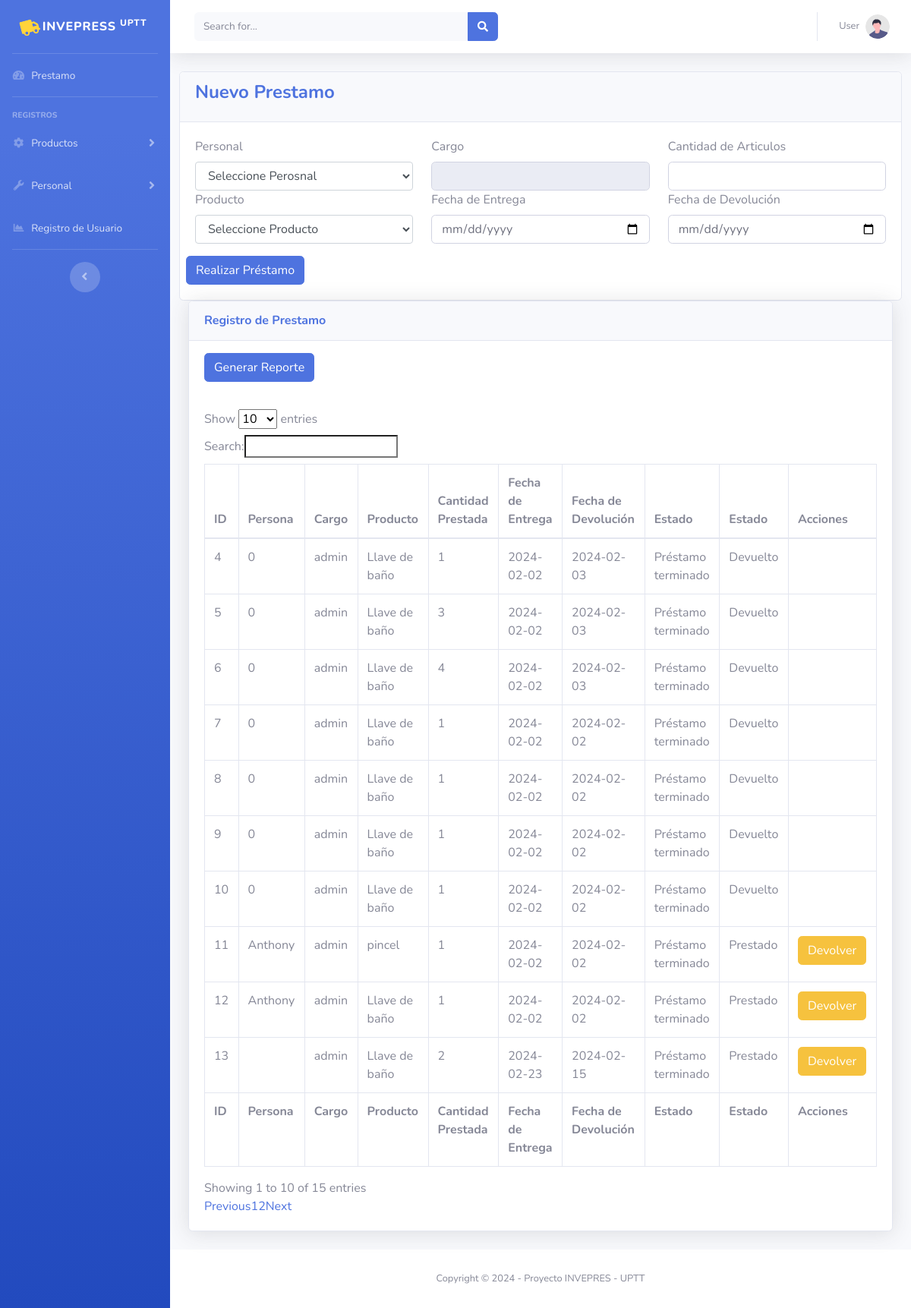
Screenshot of /prestamo/prestamop.php (signed in) with the database file from the repository.
### tables this page shows
CREATE TABLE `prestamos` (
  `id` int(11) NOT NULL,
  `persona_nombre` varchar(255) NOT NULL,
  `producto_id` int(11) NOT NULL,
  `cantidad_prestada` int(11) NOT NULL,
  `fecha_entrega` date NOT NULL,
  `fecha_devolucion` date DEFAULT NULL,
  `estado` varchar(10) DEFAULT 'Prestado',
  `persona_id` int(11) DEFAULT NULL,
  `persona_cargo` varchar(50) DEFAULT NULL
);

CREATE TABLE `personal` (
  `id` int(11) NOT NULL,
  `nombre` varchar(50) NOT NULL,
  `apellido` varchar(50) NOT NULL,
  `cedula` varchar(15) NOT NULL,
  `cargo` varchar(50) NOT NULL,
  `departamento` varchar(50) NOT NULL,
  `telefono` varchar(15) DEFAULT NULL,
  `direccion_hogar` varchar(255) DEFAULT NULL
);

CREATE TABLE `productos` (
  `id` int(11) NOT NULL,
  `nombre` varchar(255) NOT NULL,
  `cantidad` int(11) NOT NULL,
  `cantidad_disponible` int(11) NOT NULL,
  `categoria_id` int(11) DEFAULT NULL,
  `ubicacion_id` int(11) DEFAULT NULL,
  `marca_id` int(11) DEFAULT NULL
);

### Prestamo/prestamoP.php (the view, shortened to what this page needs)
<?php
include '../db.php';
?>
    <div class="col-xl-12 col-lg-12">
               <div class="card">
               <div class="card-header d-flex justify-content-between">
                     <div class="m-0 font-weight-bold text-primary">
                        <h4 class="card-title"><b>Nuevo Prestamo</b></h4>
                     </div>
                  </div>
                  <div class="card-body">
                     <div class="new-user-info">
<form class="row g-3" action="prestar.php" method="post" onsubmit="return confirm('¿Estás seguro de realizar el préstamo? Este registro no podra ser eliminado o modificado?');">
<div class="col-md-4">
                    <label for="validationServer04" class="form-label">Personal</label>
                    <select class="styled-select" name="persona_id" id="persona_id" required>
    <option value="" selected disabled>Seleccione Perosnal</option>
</select>
</div>
<div class="col-md-4">
        <label for="validationServer01" class="form-label">Cargo</label>
        <input type="text" class="form-control " name="cargo" id="cargo" readonly>
</div>
<div class="col-md-4">
        <label for="validationServer01" class="form-label">Cantidad de Articulos</label>
        <input type="number" class="form-control " name="cantidad_prestada" required>
</div>
<div class="col-md-4">
                    <label for="validationServer04" class="form-label">Producto</label>
                    <select class="styled-select" name="producto_id" id="producto_id" required>
                    <option value="" selected disabled>Seleccione Producto</option>
    </select>
</div>
<div class="col-md-4">
        <label for="validationServer01" class="form-label">Fecha de Entrega</label>
        <input type="date" class="form-control " name="fecha_entrega" required>
</div>
<div class="col-md-4">
        <label for="validationServer01" class="form-label">Fecha de Devolución</label>
        <input type="date" class="form-control " name="fecha_devolucion" required>
</div>
<button type="submit" class="btn btn-primary mt-3">Realizar Préstamo</button>
</form>
                     </div>
                  </div>
               </div>
            </div>
            <div class="container-fluid">
            <div class="card shadow mb-4">
                        <div class="card-header py-3">
                            <h6 class="m-0 font-weight-bold text-primary">Registro de Prestamo</h6>
                        </div>
                        <div class="card-body py-3">
                        <form action="reporte.php" method="post">
        <button type="submit" class="btn btn-primary">Generar Reporte</button>
    </form>
                        </div>
                        <div class="card-body">
                            <div class="table-responsive">
                  <table id="table" class="table table-bordered" data-toggle="data-table" width="100%" cellspacing="0">
                     <thead>
                        <tr>
                        <th>ID</th>
            <th>Persona</th>
            <th>Cargo</th>
            <th>Producto</th>
            <th>Cantidad Prestada</th>
            <th>Fecha de Entrega</th>
            <th>Fecha de Devolución</th>
            <th>Estado</th>
            <th>Estado</th>
            <th>Acciones</th>
                        </tr>
                     </thead>
                     <tbody>
        <?php
       $result = $conn->query("SELECT prestamos.id, prestamos.persona_nombre, personal.cargo, prestamos.producto_id, prestamos.cantidad_prestada, prestamos.fecha_entrega, prestamos.fecha_devolucion, prestamos.estado FROM prestamos INNER JOIN personal ON prestamos.persona_id = personal.id");
       while ($row = $result->fetch_assoc()) {
           echo "<tr>";
           echo "<td>" . $row['id'] . "</td>";
           echo "<td>" . $row['persona_nombre'] . "</td>";
           echo "<td>" . $row['cargo'] . "</td>";
           $producto_result = $conn->query("SELECT nombre FROM productos WHERE id = " . $row['producto_id']);
           $producto_nombre = $producto_result->fetch_assoc()['nombre'];
           echo "<td>" . $producto_nombre . "</td>";
           echo "<td>" . $row['cantidad_prestada'] . "</td>";
           echo "<td>" . $row['fecha_entrega'] . "</td>";
           echo "<td>" . $row['fecha_devolucion'] . "</td>";
           $fechaEntrega = new DateTime($row['fecha_entrega']);
           $fechaDevolucion = new DateTime($row['fecha_devolucion']);
           $fechaActual = new DateTime();
           if ($fechaActual >= $fechaEntrega && $fechaActual <= $fechaDevolucion) {
               echo "<td>Activo</td>";
           } elseif ($fechaActual > $fechaDevolucion) {
               echo "<td>Préstamo terminado</td>";
           } else {
               echo "<td>Préstamo en curso</td>";
           }
           echo "<td>" . $row['estado'] . "</td>";
           if ($row['estado'] == 'Prestado') {
               echo "<td><a href='devolver.php?id=" . $row['id'] . "' class='btn btn-warning'>Devolver</a></td>";
           } else {
               echo "<td></td>";
           }
           echo "</tr>";
       }
       ?>
                     </tbody>
                     <tfoot>
                        <tr>
                        <th>ID</th>
            <th>Persona</th>
            <th>Cargo</th>
            <th>Producto</th>
            <th>Cantidad Prestada</th>
            <th>Fecha de Entrega</th>
            <th>Fecha de Devolución</th>
            <th>Estado</th>
            <th>Estado</th>
            <th>Acciones</th>
                        </tr>
                     </tfoot>
                  </table>
               </div>
            </div>
         </div>
      </div>
   </div>
</body>
</html>

### Prestamo/prestamoP.php (style rules this page uses)
.styled-select { display: block; width: 100%; padding: .375rem .75rem; font-size: 1rem; font-weight: 400; line-height: 1.5; color: #495057; background-color: #fff; background-clip: padding-box; border: 1px solid #ced4da; border-radius: .25rem; transition: border-color .15s ease-in-out, box-shadow .15s ease-in-out; }

### rows the page displays
prestamos: id "4", persona_nombre "0", persona.cargo "admin", producto.nombre "Llave de baño", cantidad_prestada "1", fecha_entrega "2024-02-02", fecha_devolucion "2024-02-03", shows "Préstamo terminado", estado "Devuelto"
prestamos: id "5", persona_nombre "0", persona.cargo "admin", producto.nombre "Llave de baño", cantidad_prestada "3", fecha_entrega "2024-02-02", fecha_devolucion "2024-02-03", shows "Préstamo terminado", estado "Devuelto"
prestamos: id "6", persona_nombre "0", persona.cargo "admin", producto.nombre "Llave de baño", cantidad_prestada "4", fecha_entrega "2024-02-02", fecha_devolucion "2024-02-03", shows "Préstamo terminado", estado "Devuelto"
prestamos: id "7", persona_nombre "0", persona.cargo "admin", producto.nombre "Llave de baño", cantidad_prestada "1", fecha_entrega "2024-02-02", fecha_devolucion "2024-02-02", shows "Préstamo terminado", estado "Devuelto"
prestamos: id "8", persona_nombre "0", persona.cargo "admin", producto.nombre "Llave de baño", cantidad_prestada "1", fecha_entrega "2024-02-02", fecha_devolucion "2024-02-02", shows "Préstamo terminado", estado "Devuelto"
prestamos: id "9", persona_nombre "0", persona.cargo "admin", producto.nombre "Llave de baño", cantidad_prestada "1", fecha_entrega "2024-02-02", fecha_devolucion "2024-02-02", shows "Préstamo terminado", estado "Devuelto"
prestamos: id "10", persona_nombre "0", persona.cargo "admin", producto.nombre "Llave de baño", cantidad_prestada "1", fecha_entrega "2024-02-02", fecha_devolucion "2024-02-02", shows "Préstamo terminado", estado "Devuelto"
prestamos: id "11", persona_nombre "Anthony", persona.cargo "admin", producto.nombre "pincel", cantidad_prestada "1", fecha_entrega "2024-02-02", fecha_devolucion "2024-02-02", shows "Préstamo terminado", estado "Prestado"
prestamos: id "12", persona_nombre "Anthony", persona.cargo "admin", producto.nombre "Llave de baño", cantidad_prestada "1", fecha_entrega "2024-02-02", fecha_devolucion "2024-02-02", shows "Préstamo terminado", estado "Prestado"
prestamos: id "13", persona.cargo "admin", producto.nombre "Llave de baño", cantidad_prestada "2", fecha_entrega "2024-02-23", fecha_devolucion "2024-02-15", shows "Préstamo terminado", estado "Prestado"
